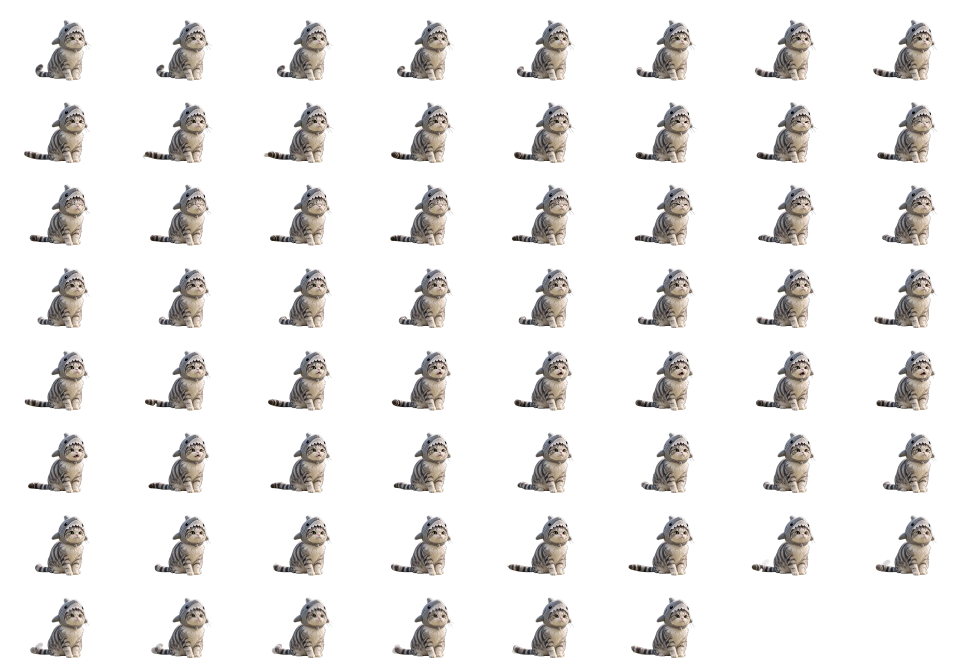
#> input picture minum-air/meowie-sit.webp, 3872 x 2640 px, found by its file name (shown at 1/4 size); its folder holds 7 pictures in this run; the run also reads 1 picture not shown here
$ python tex.py   (older library calls are emulated)
#> lines starting #> are read from the running program, lines starting #| are printed output that depends on the picture; after the words box and inside, x2 and y2 are one past the last pixel; in counts of white or black regions, pixels touching at a corner belong together
# Paper textures and photocopied Meowie cut-outs for the launch video, all made in code.
import numpy as np, cv2
from PIL import Image
rng = np.random.default_rng(7)
OUT = '/tmp/claude-0/-home-user-broad-link-logistic/1b1ff10a-a152-5fa7-993d-cafc5e3dc6a4/scratchpad/lv/assets'
APP = '/home/user/broad-link-logistic/minum-air'

def fbm(h, w, octaves=6, base=4, seed=0):
#> called with h = 1920, w = 1080, octaves = 6, base = 5, seed = 1
    r = np.random.default_rng(seed)
    out = np.zeros((h, w), np.float32); amp = 1.0; tot = 0
    for o in range(octaves):
        n = base * 2 ** o
        g = r.standard_normal((n + 1, int(n * w / h) + 2)).astype(np.float32)
        out += amp * cv2.resize(g, (w, h), interpolation=cv2.INTER_CUBIC); tot += amp; amp *= .5
    return out / tot

def crumple(h, w, seed, creases=110):
    # Height: soft lumps plus sharp crease ridges (like paper that was balled up and flattened).
    hgt = fbm(h, w, 6, 5, seed) * 9
    r = np.random.default_rng(seed + 1)
    yy, xx = np.mgrid[0:h, 0:w].astype(np.float32)
    for _ in range(creases):
        x0, y0 = r.uniform(0, w), r.uniform(0, h); a = r.uniform(0, np.pi)
        nx, ny = -np.sin(a), np.cos(a)
        d = (xx - x0) * nx + (yy - y0) * ny
        along = (xx - x0) * ny - (yy - y0) * nx
        L = r.uniform(.05, .32) * max(h, w)
        fade = np.clip(1 - np.abs(along) / L, 0, 1) ** .7
        hgt += r.uniform(.8, 2.2) * np.exp(-np.abs(d) / r.uniform(5, 22)) * fade * r.choice([-1, 1])
    gx = cv2.Sobel(hgt, cv2.CV_32F, 1, 0, ksize=5); gy = cv2.Sobel(hgt, cv2.CV_32F, 0, 1, ksize=5)
    n = np.dstack([-gx, -gy, np.full_like(gx, 18)]); n /= np.linalg.norm(n, axis=2, keepdims=True)
    light = np.array([-.5, -.65, .58]); light /= np.linalg.norm(light)
    shade = np.clip((n @ light), 0, 1)
    return shade

def paper(h, w, color, seed, strength=.55, grain=6, stains=True):
    sh = crumple(h, w, seed)
    sh = (sh - sh.mean()) / (sh.std() + 1e-6)
    base = np.array(color, np.float32)[None, None, :]
    img = base * (1 + strength * .12 * sh[..., None])
    if stains:
        st = fbm(h, w, 4, 2, seed + 9)
        img *= (1 - .05 * np.clip(st, 0, None)[..., None])
    img += rng.normal(0, grain, (h, w, 1))
    fib = cv2.GaussianBlur(rng.normal(0, 1, (h, w)).astype(np.float32), (0, 0), .8)
    img += fib[..., None] * 4
    return np.clip(img, 0, 255).astype(np.uint8)

W, H = 1080, 1920
Image.fromarray(paper(H, W, (236, 231, 219), 1)).save(f'{OUT}/paper.jpg', quality=92)
Image.fromarray(paper(H, W, (24, 120, 214), 2, strength=.9, grain=5)).save(f'{OUT}/paper-blue.jpg', quality=92)
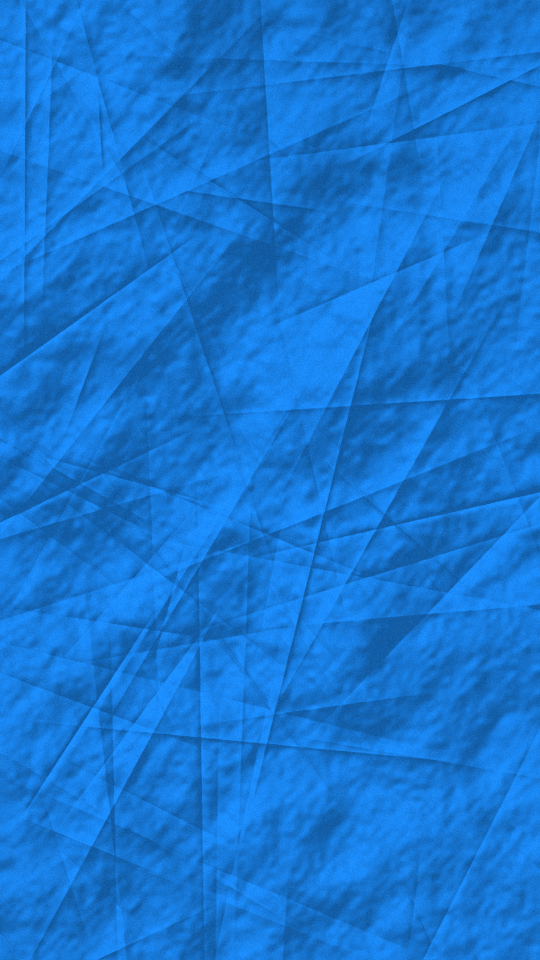
#> saved as paper-blue.jpg: PIL image 1080x1920 RGB (shown at 1/2 size); mean R, G, B 23.2, 118.2, 211.2
Image.fromarray(paper(H, W, (245, 242, 234), 3, strength=.7)).save(f'{OUT}/paper-end.jpg', quality=92)
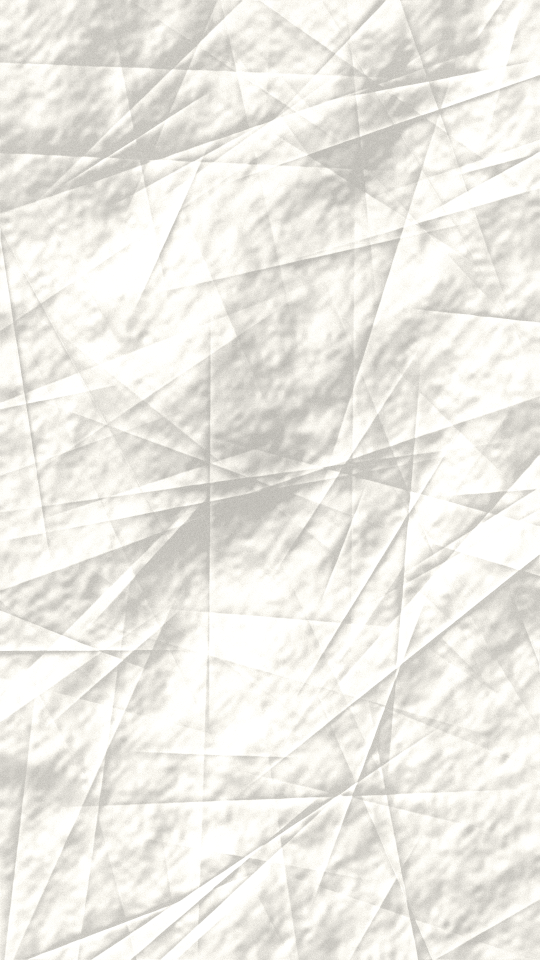
#> saved as paper-end.jpg: PIL image 1080x1920 RGB (shown at 1/2 size); mean R, G, B 237.8, 235.7, 229.4
# Small tiles for labels (multiplied over coloured pieces).
Image.fromarray(paper(900, 900, (200, 200, 200), 4, strength=1.2, grain=8, stains=False)).save(f'{OUT}/crumple-tile.jpg', quality=90)
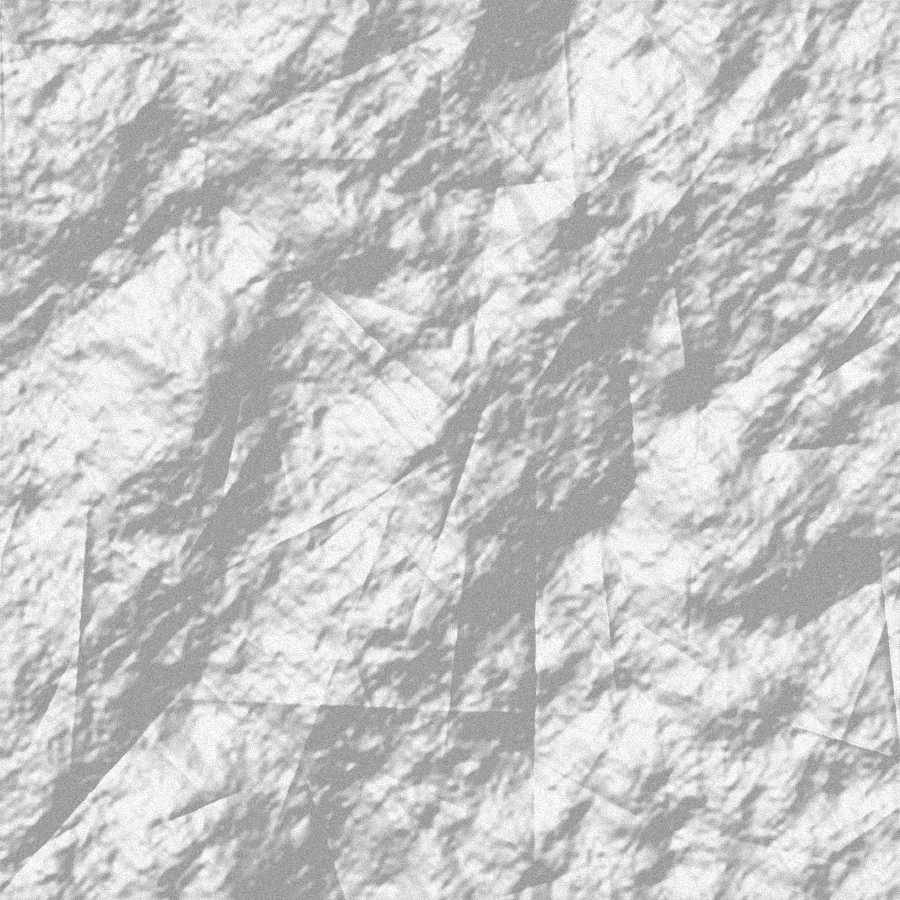
#> saved as crumple-tile.jpg: PIL image 900x900 RGB; min 123, max 255, mean 199.5
#> in frame, im is the input picture: shape (2640, 3872, 4); mean R, G, B, A 27.8, 26.3, 25.1, 43.4

def photocopy(rgba, border=16, ink=(18, 18, 18)):
#> called with border = 18, ink = (18, 18, 18)
    a = rgba[..., 3].astype(np.float32) / 255
    g = cv2.cvtColor(rgba[..., :3], cv2.COLOR_RGB2GRAY).astype(np.float32) / 255
    # Copier look: punchy levels, crushed blacks, a little toner noise.
    g = np.clip((g - .28) / .55, 0, 1) ** 1.25
    g = g + rng.normal(0, .06, g.shape)
    g = cv2.GaussianBlur(g, (0, 0), .6)
    g = np.clip(g, 0, 1)
    g = np.round(g * 5) / 5 * .85 + g * .15
    rgb = np.dstack([ink[0] / 255 + (1 - ink[0] / 255) * g, ink[1] / 255 + (1 - ink[1] / 255) * g, ink[2] / 255 + (1 - ink[2] / 255) * g])
    # White sticker border cut a little roughly by scissors.
    pad = border * 2
    A = np.pad(a, pad); RGB = np.pad(rgb, ((pad, pad), (pad, pad), (0, 0)))
    m = (A > .4).astype(np.uint8)
#> m: shape (732, 1040); values 0 (black) and 1 (white), 14.9% white; 1 white region, box (x1, y1, x2, y2) and area: (268, 194, 752, 680) 113384
    rough = cv2.dilate(m, cv2.getStructuringElement(cv2.MORPH_ELLIPSE, (border * 2 + 1, border * 2 + 1)))
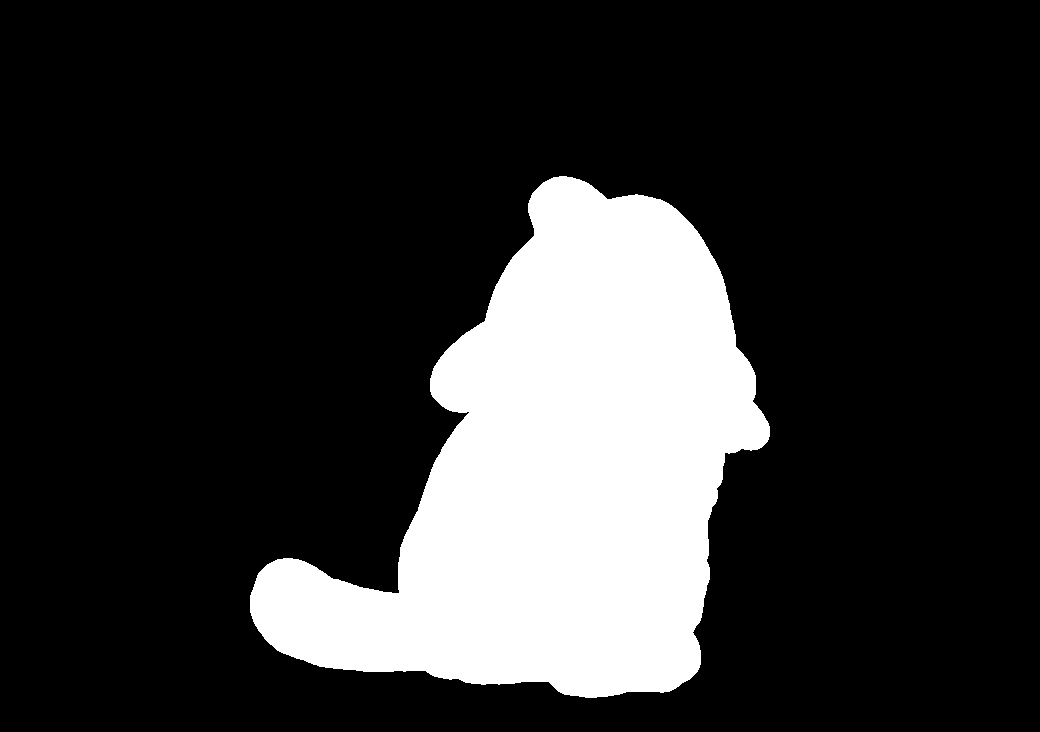
#> rough: shape (732, 1040); values 0 (black) and 1 (white), 19.5% white; 1 white region, box (x1, y1, x2, y2) and area: (250, 176, 770, 698) 148559
    rough = cv2.GaussianBlur(rough.astype(np.float32), (0, 0), 3) > .5
#> rough: shape (732, 1040) bool; 19.5% white; 1 white region
    # Straightish scissor cuts: simplify the outline.
    cs, _ = cv2.findContours(rough.astype(np.uint8), cv2.RETR_EXTERNAL, cv2.CHAIN_APPROX_NONE)
#> cs = 1 contour; box (x1, y1, x2, y2) and area: (250, 176, 770, 698) 147714
    poly = np.zeros_like(m)
    for c in cs:
        ap = cv2.approxPolyDP(c, 3.5, True); cv2.fillPoly(poly, [ap], 1)
#> this loop made 1 pass
#> poly: shape (732, 1040); values 0 (black) and 1 (white), 19.4% white; 1 white region, box (x1, y1, x2, y2) and area: (250, 176, 770, 698) 147712
    out = np.ones(RGB.shape, np.float32) * np.array([.97, .96, .93])
    out = out * (1 - A[..., None]) + RGB * A[..., None]
    alpha = np.maximum(poly.astype(np.float32), A)
    res = np.dstack([out, alpha])
    ys, xs = np.where(alpha > 0); res = res[ys.min():ys.max() + 1, xs.min():xs.max() + 1]
    return Image.fromarray((res * 255).astype(np.uint8), 'RGBA')
#> returned value: PIL image 520x522 RGBA

def frame(sheet, i, cw, ch, cols=8):
    im = np.array(Image.open(f'{APP}/{sheet}').convert('RGBA'))
    return im[(i // cols) * ch:(i // cols + 1) * ch, (i % cols) * cw:(i % cols + 1) * cw]

sit = frame('meowie-sit.webp', 6, 484, 330)
up = cv2.resize(sit, (sit.shape[1] * 2, sit.shape[0] * 2), interpolation=cv2.INTER_CUBIC)
photocopy(up, 18).save(f'{OUT}/meowie-sit-copy.png')
full = frame('meowie-fullc.webp', 20, 484, 330)
#> call 2 of frame, with sheet = 'meowie-fullc.webp', i = 20, cw = 484, ch = 330, cols = 8
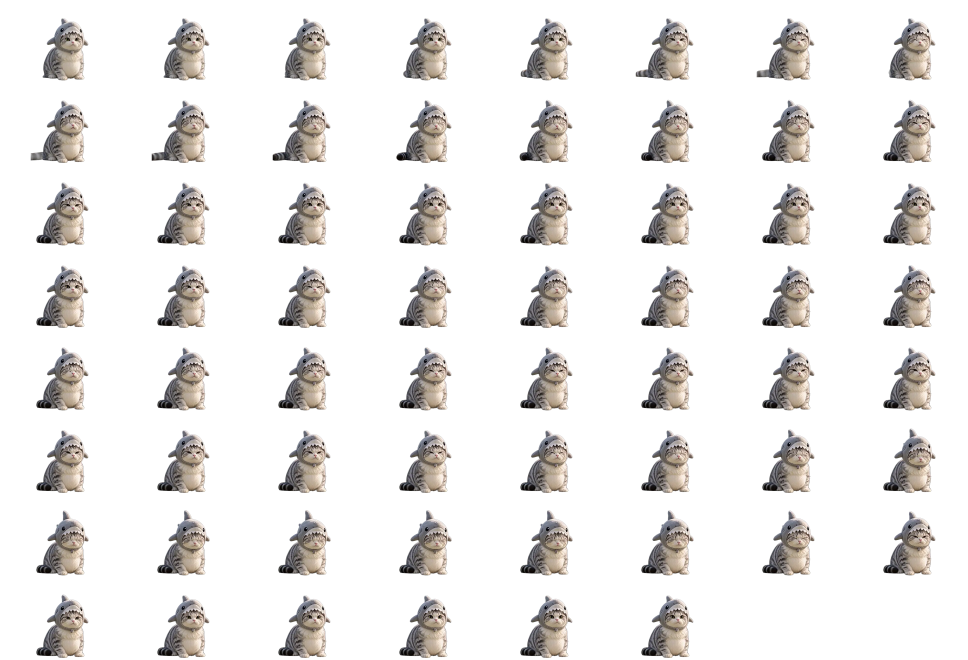
#> input picture minum-air/meowie-fullc.webp, 3872 x 2640 px, found by its file name (shown at 1/4 size)
#> in frame, im is the input picture: shape (2640, 3872, 4); mean R, G, B, A 30.9, 29, 27.6, 48.6
up = cv2.resize(full, (full.shape[1] * 2, full.shape[0] * 2), interpolation=cv2.INTER_CUBIC)
photocopy(up, 18).save(f'{OUT}/meowie-full-copy.png')
#> call 2 of photocopy, with border = 18, ink = (18, 18, 18)
#> in photocopy (call 2), `g = g + rng.normal(0, .06, g.shape)`:
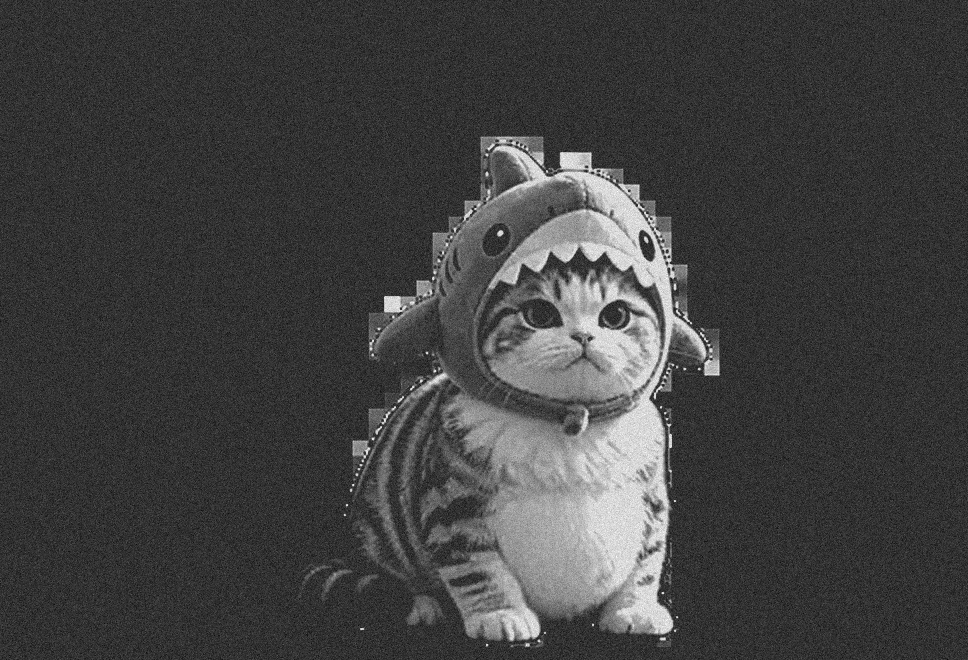
#> g: shape (660, 968) float64; min -0.298, max 1.23, mean 0.0959; drawn with min black and max white
#> in photocopy (call 2), `m = (A > .4).astype(np.uint8)`: m: shape (732, 1040); values 0 (black) and 1 (white), 16.7% white; 1 white region, box (x1, y1, x2, y2) and area: (327, 181, 743, 679) 127120
#> in photocopy (call 2), `rough = cv2.dilate(m, cv2.getStructuringElement(cv2.MORPH_ELLIPSE, (bo..`: rough: shape (732, 1040); values 0 (black) and 1 (white), 20.9% white; 1 white region, box (x1, y1, x2, y2) and area: (309, 163, 761, 697) 159168
#> in photocopy (call 2), `rough = cv2.GaussianBlur(rough.astype(np.float32), (0, 0), 3) > .5`: rough: shape (732, 1040) bool; 20.9% white; 1 white region
#> in photocopy (call 2), `cs, _ = cv2.findContours(rough.astype(np.uint8), cv2.RETR_EXTERNAL, cv..`: cs = 1 contour; box (x1, y1, x2, y2) and area: (309, 163, 761, 697) 158397
#> the loop in photocopy (call 2), `for c in cs:` made 1 pass
#> after the loop in photocopy (call 2), `for c in cs:`: poly: shape (732, 1040); values 0 (black) and 1 (white), 20.8% white; 1 white region, box (x1, y1, x2, y2) and area: (309, 166, 761, 696) 158282
#> in photocopy (call 2), `alpha = np.maximum(poly.astype(np.float32), A)`: alpha: shape (732, 1040) float32; values 0 (black) and 1 (white), 20.8% white; 1 white region
#> in photocopy (call 2), `res = res[ys.min():ys.max() + 1, xs.min():xs.max() + 1]`:
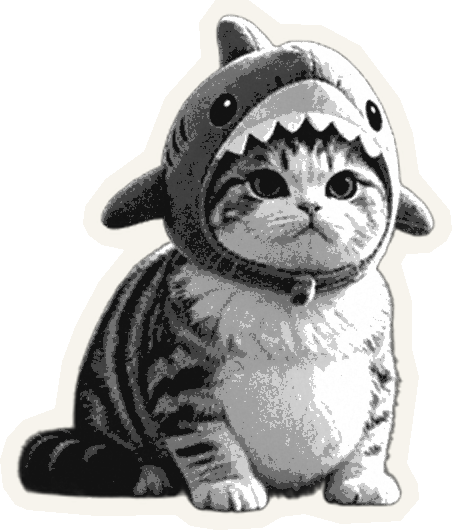
#> res: shape (530, 452, 4) float64; mean of channels 0, 1, 2, 3 0.713, 0.709, 0.694, 0.661; transparent parts drawn white
swim = frame('meowie-swim.webp', 3, 396, 330)
up = cv2.resize(swim, (swim.shape[1] * 2, swim.shape[0] * 2), interpolation=cv2.INTER_CUBIC)
photocopy(up, 18).save(f'{OUT}/meowie-swim-copy.png')
#> in photocopy (call 3), `cs, _ = cv2.findContours(rough.astype(np.uint8), cv2.RETR_EXTERNAL, cv..`: cs = 1 contour; box (x1, y1, x2, y2) and area: (160, 191, 703, 680) 171096
# Colour Meowie (sticker-cut) for the end card.
def sticker(rgba, border=18):
#> called with border = 18
    a = rgba[..., 3].astype(np.float32) / 255; pad = border * 2
    A = np.pad(a, pad); RGB = np.pad(rgba[..., :3].astype(np.float32) / 255, ((pad, pad), (pad, pad), (0, 0)))
    m = (A > .4).astype(np.uint8)
    rough = cv2.dilate(m, cv2.getStructuringElement(cv2.MORPH_ELLIPSE, (border * 2 + 1,) * 2))
    cs, _ = cv2.findContours(rough, cv2.RETR_EXTERNAL, cv2.CHAIN_APPROX_NONE); poly = np.zeros_like(m)
#> after `cs, _ = cv2.findContours(rough, cv2.RETR_EXTERNAL, cv2.CHAIN_APPROX_NO`: cs = 1 contour; box (x1, y1, x2, y2) and area: (261, 182, 758, 698) 144678
    for c in cs: cv2.fillPoly(poly, [cv2.approxPolyDP(c, 3.5, True)], 1)
    out = np.ones(RGB.shape, np.float32) * .98; out = out * (1 - A[..., None]) + RGB * A[..., None]
    alpha = np.maximum(poly.astype(np.float32), A); res = np.dstack([out, alpha])
    ys, xs = np.where(alpha > 0); res = res[ys.min():ys.max() + 1, xs.min():xs.max() + 1]
    return Image.fromarray((res * 255).astype(np.uint8), 'RGBA')
sitc = frame('meowie-sit.webp', 36, 484, 330)
sticker(cv2.resize(sitc, (sitc.shape[1] * 2, sitc.shape[0] * 2), interpolation=cv2.INTER_CUBIC)).save(f'{OUT}/meowie-sit-color.png')
print('ok')
